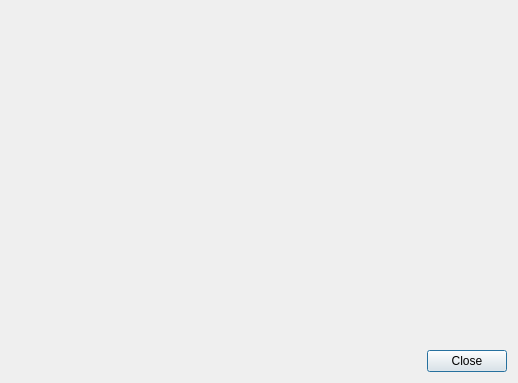
<?xml version="1.0" encoding="UTF-8"?>
<ui version="4.0">
 <class>Dialog</class>
 <widget class="QDialog" name="Dialog">
  <property name="geometry">
   <rect>
    <x>0</x>
    <y>0</y>
    <width>518</width>
    <height>383</height>
   </rect>
  </property>
  <property name="windowTitle">
   <string>Dialog</string>
  </property>
  <layout class="QVBoxLayout" name="verticalLayout">
   <item>
    <widget class="QLabel" name="label">
     <property name="text">
      <string/>
     </property>
     <property name="pixmap">
      <pixmap>about_1_resize_500.png</pixmap>
     </property>
     <property name="scaledContents">
      <bool>false</bool>
     </property>
     <property name="alignment">
      <set>Qt::AlignLeading|Qt::AlignLeft|Qt::AlignTop</set>
     </property>
    </widget>
   </item>
   <item>
    <widget class="QDialogButtonBox" name="buttonBox">
     <property name="orientation">
      <enum>Qt::Horizontal</enum>
     </property>
     <property name="standardButtons">
      <set>QDialogButtonBox::Close</set>
     </property>
    </widget>
   </item>
  </layout>
 </widget>
 <resources/>
 <connections>
  <connection>
   <sender>buttonBox</sender>
   <signal>accepted()</signal>
   <receiver>Dialog</receiver>
   <slot>accept()</slot>
   <hints>
    <hint type="sourcelabel">
     <x>248</x>
     <y>254</y>
    </hint>
    <hint type="destinationlabel">
     <x>157</x>
     <y>274</y>
    </hint>
   </hints>
  </connection>
  <connection>
   <sender>buttonBox</sender>
   <signal>rejected()</signal>
   <receiver>Dialog</receiver>
   <slot>reject()</slot>
   <hints>
    <hint type="sourcelabel">
     <x>316</x>
     <y>260</y>
    </hint>
    <hint type="destinationlabel">
     <x>286</x>
     <y>274</y>
    </hint>
   </hints>
  </connection>
 </connections>
</ui>
